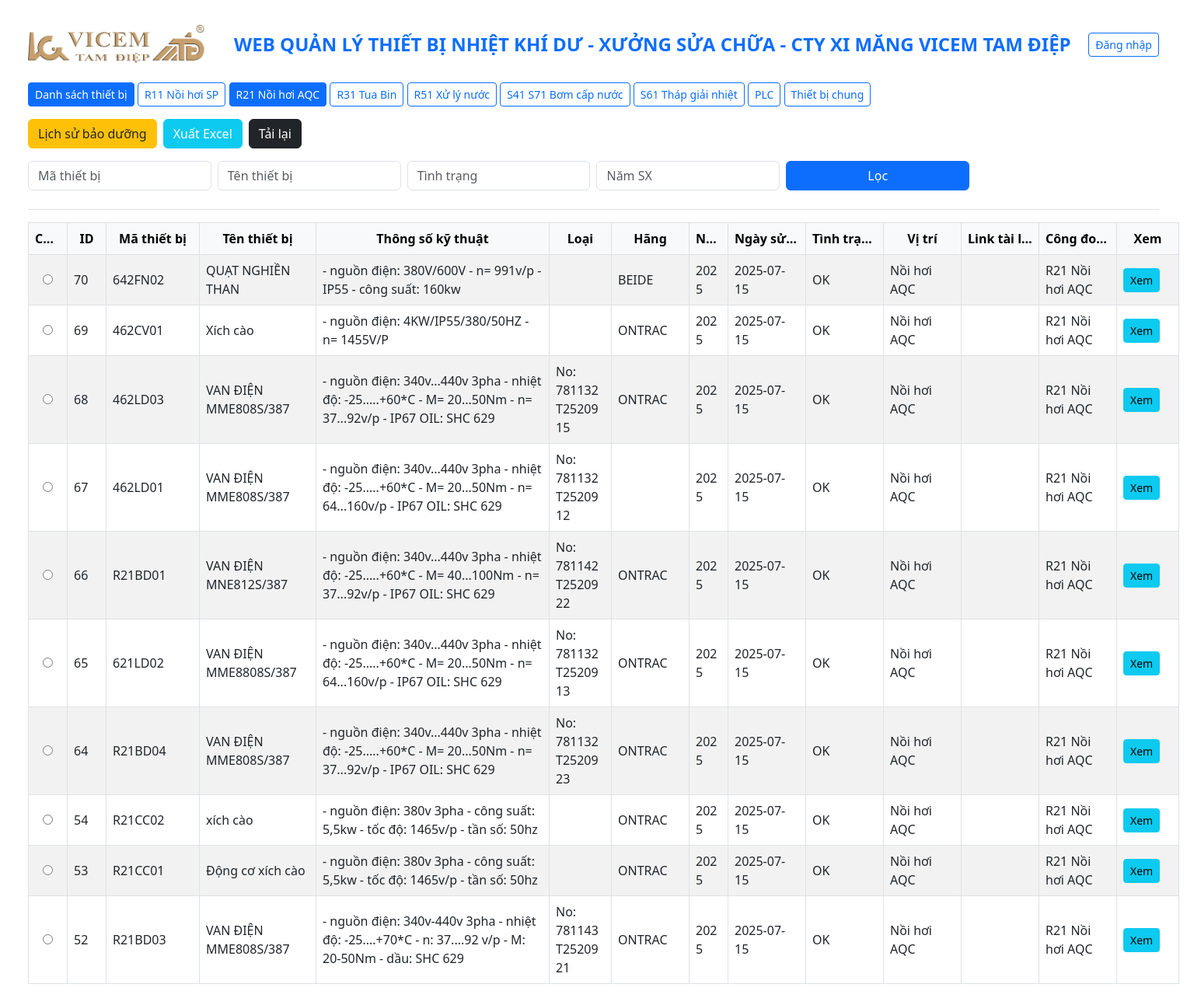
/devices?stage=R21+Nồi+hơi+AQC, run on the app's committed database.
### tables this page shows
CREATE TABLE devices (
    id INTEGER PRIMARY KEY AUTOINCREMENT,
    code TEXT,
    name TEXT,
    specs TEXT,
    category TEXT,
    manufacturer TEXT,
    year TEXT,
    date_in_use TEXT,
    status TEXT,
    location TEXT,
    link TEXT,
    stage TEXT
);

### app.py (the view)
@app.route('/devices')
@app.route('/')
@app.route('/devices')
def index():
    user = session.get('user')  # Cho phép truy cập không cần đăng nhập
    stage = request.args.get('stage')
    selected_id = request.args.get('selected_id')
    conn = get_db()
    query = "SELECT * FROM devices WHERE 1=1"
    params = []
    for field in ['code', 'name', 'status', 'year']:
        value = request.args.get(field)
        if value:
            query += f" AND {field} LIKE ?"
            params.append(f"%{value}%")
    if stage:
        query += " AND stage = ?"
        params.append(stage)
    query += " ORDER BY id DESC LIMIT 10"
    devices = conn.execute(query, tuple(params)).fetchall()
    conn.close()
    return render_template('index.html',
                           devices=devices,
                           stages=get_stages(),
                           selected_stage=stage,
                           selected_id=selected_id,
                           user=user)

### app.py (called while the page is built)
def get_db():
    conn = sqlite3.connect(DB_FILE)
    conn.row_factory = sqlite3.Row
    return conn

def get_stages():
    return [
        'R11 Nồi hơi SP', 'R21 Nồi hơi AQC', 'R31 Tua Bin',
        'R51 Xử lý nước', 'S41 S71 Bơm cấp nước', 'S61 Tháp giải nhiệt', 'PLC', 'Thiết bị chung'
    ]

### templates/index.html (shortened to what this page needs)
<!DOCTYPE html>
<html lang="vi">
<head>
  <link href="https://cdn.jsdelivr.net/npm/bootstrap@5.3.0/dist/css/bootstrap.min.css" rel="stylesheet">
</head>
<body class="p-4">
  <div class="container-fluid">
    <div class="sticky-top bg-white py-2 border-bottom" style="z-index: 1000;">
      <h4 class="fw-bold text-primary mb-4 d-flex justify-content-between align-items-center">
        <img src="{{ url_for('static', filename='logo.png') }}" alt="Logo" style="height: 50px;" class="me-3">
        WEB QUẢN LÝ THIẾT BỊ NHIỆT KHÍ DƯ - XƯỞNG SỬA CHỮA - CTY XI MĂNG VICEM TAM ĐIỆP
        <div>
          {% if user %}
            <span class="me-2">👋 Xin chào {{ user.username }}</span>
            <a href="{{ url_for('logout') }}" class="btn btn-outline-danger btn-sm">Đăng xuất</a>
          {% else %}
            <a href="{{ url_for('login') }}" class="btn btn-outline-primary btn-sm">Đăng nhập</a>
          {% endif %}
        </div>
      </h4>
      <div class="mb-3">
        <a href="{{ url_for('index') }}" class="btn btn-primary btn-sm">Danh sách thiết bị</a>
        {% for s in stages %}
          <a href="{{ url_for('index', stage=s) }}" class="btn btn-outline-primary btn-sm {% if s == selected_stage %}active{% endif %}">{{ s }}</a>
        {% endfor %}
      </div>
      <div class="mb-3 d-flex flex-wrap gap-2">
  	<a href="{{ url_for('maintenance_all') }}" class="btn btn-warning text-dark">Lịch sử bảo dưỡng</a>
  	<a href="{{ url_for('export_excel') }}" class="btn btn-info text-white">Xuất Excel</a>
  	<a href="{{ url_for('index') }}" class="btn btn-dark">Tải lại</a>
      </div>
      <form method="get" class="row g-2 mb-3">
        <div class="col-md-2"><input type="text" name="code" placeholder="Mã thiết bị" class="form-control" value="{{ request.args.get('code', '') }}"></div>
        <div class="col-md-2"><input type="text" name="name" placeholder="Tên thiết bị" class="form-control" value="{{ request.args.get('name', '') }}"></div>
        <div class="col-md-2"><input type="text" name="status" placeholder="Tình trạng" class="form-control" value="{{ request.args.get('status', '') }}"></div>
        <div class="col-md-2"><input type="text" name="year" placeholder="Năm SX" class="form-control" value="{{ request.args.get('year', '') }}"></div>
        <div class="col-md-2">
          <button type="submit" class="btn btn-primary w-100">Lọc</button>
        </div>
      </form>
    </div>
    <form method="post" id="deviceForm" action="{{ url_for('edit_device') }}">
      <table class="table table-bordered table-striped table-hover align-middle mt-3">
        <thead class="table-light text-center">
          <tr>
            <th style="width: 50px;">Chọn</th>
            <th style="width: 50px;">ID</th>
            <th style="width: 120px;">Mã thiết bị</th>
            <th style="width: 150px;">Tên thiết bị</th>
            <th style="width: 300px;">Thông số kỹ thuật</th>
            <th style="width: 80px;">Loại</th>
            <th style="width: 100px;">Hãng</th>
            <th style="width: 50px;">Năm SX</th>
            <th style="width: 100px;">Ngày sử dụng</th>
            <th style="width: 100px;">Tình trạng</th>
            <th style="width: 100px;">Vị trí</th>
            <th style="width: 100px;">Link tài liệu</th>
            <th style="width: 100px;">Công đoạn</th>
            <th style="width: 80px;">Xem</th>
          </tr>
        </thead>
        <tbody>
          {% for d in devices %}
          <tr>
            <td class="text-center"><input type="radio" name="selected_id" value="{{ d.id }}" {% if selected_id and d.id|string == selected_id|string %}checked{% endif %}></td>
            <td>{{ d.id }}</td>
            <td>{{ d.code }}</td>
            <td>{{ d.name }}</td>
            <td><span style="display:inline-block; width:100%;">{{ d.specs }}</span></td>
            <td>{{ d.category }}</td>
            <td>{{ d.manufacturer }}</td>
            <td>{{ d.year }}</td>
            <td>{{ d.date_in_use }}</td>
            <td>{{ d.status }}</td>
            <td>{{ d.location }}</td>
            <td><a href="{{ d.link }}" target="_blank">{{ d.link }}</a></td>
            <td>{{ d.stage }}</td>
            <td><a href="{{ url_for('device_history', device_id=d.id) }}" class="btn btn-sm btn-info">Xem</a></td>
          </tr>
          {% endfor %}
        </tbody>
      </table>
    </form>
  </div>
</body>
</html>

### templates/index.html (style rules this page uses)
table { table-layout: fixed; width: 100%; }
th, td { white-space: nowrap; overflow: hidden; text-overflow: ellipsis; }
td { white-space: normal; overflow-wrap: break-word; }

### data on the page
devices: id "70", code "642FN02", name "QUẠT NGHIỀN THAN", specs "- nguồn điện: 380V/600V - n= 991v/p - IP55 - công suất: 160kw", manufacturer "BEIDE", year "2025", date_in_use "2025-07-15", status "OK", location "Nồi hơi AQC", stage "R21 Nồi hơi AQC"
devices: id "69", code "462CV01", name "Xích cào", specs "- nguồn điện: 4KW/IP55/380/50HZ - n= 1455V/P", manufacturer "ONTRAC", year "2025", date_in_use "2025-07-15", status "OK", location "Nồi hơi AQC", stage "R21 Nồi hơi AQC"
devices: id "68", code "462LD03", name "VAN ĐIỆN MME808S/387", specs "- nguồn điện: 340v...440v 3pha - nhiệt độ: -25.....+60*C - M= 20...50Nm - n= 37...92v/p - IP67 OIL: SHC 629", category "No: 781132T2520915", manufacturer "ONTRAC", year "2025", date_in_use "2025-07-15", status "OK", location "Nồi hơi AQC", stage "R21 Nồi hơi AQC"
devices: id "67", code "462LD01", name "VAN ĐIỆN MME808S/387", specs "- nguồn điện: 340v...440v 3pha - nhiệt độ: -25.....+60*C - M= 20...50Nm - n= 64...160v/p - IP67 OIL: SHC 629", category "No: 781132T2520912", year "2025", date_in_use "2025-07-15", status "OK", location "Nồi hơi AQC", stage "R21 Nồi hơi AQC"
devices: id "66", code "R21BD01", name "VAN ĐIỆN MNE812S/387", specs "- nguồn điện: 340v...440v 3pha - nhiệt độ: -25.....+60*C - M= 40...100Nm - n= 37...92v/p - IP67 OIL: SHC 629", category "No: 781142T2520922", manufacturer "ONTRAC", year "2025", date_in_use "2025-07-15", status "OK", location "Nồi hơi AQC", stage "R21 Nồi hơi AQC"
devices: id "65", code "621LD02", name "VAN ĐIỆN MME8808S/387", specs "- nguồn điện: 340v...440v 3pha - nhiệt độ: -25.....+60*C - M= 20...50Nm - n= 64...160v/p - IP67 OIL: SHC 629", category "No: 781132T2520913", manufacturer "ONTRAC", year "2025", date_in_use "2025-07-15", status "OK", location "Nồi hơi AQC", stage "R21 Nồi hơi AQC"
devices: id "64", code "R21BD04", name "VAN ĐIỆN MME808S/387", specs "- nguồn điện: 340v...440v 3pha - nhiệt độ: -25.....+60*C - M= 20...50Nm - n= 37...92v/p - IP67 OIL: SHC 629", category "No: 781132T2520923", manufacturer "ONTRAC", year "2025", date_in_use "2025-07-15", status "OK", location "Nồi hơi AQC", stage "R21 Nồi hơi AQC"
devices: id "54", code "R21CC02", name "xích cào", specs "- nguồn điện: 380v 3pha - công suất: 5,5kw - tốc độ: 1465v/p - tần số: 50hz", manufacturer "ONTRAC", year "2025", date_in_use "2025-07-15", status "OK", location "Nồi hơi AQC", stage "R21 Nồi hơi AQC"
devices: id "53", code "R21CC01", name "Động cơ xích cào", specs "- nguồn điện: 380v 3pha - công suất: 5,5kw - tốc độ: 1465v/p - tần số: 50hz", manufacturer "ONTRAC", year "2025", date_in_use "2025-07-15", status "OK", location "Nồi hơi AQC", stage "R21 Nồi hơi AQC"
devices: id "52", code "R21BD03", name "VAN ĐIỆN MME808S/387", specs "- nguồn điện: 340v-440v 3pha - nhiệt độ: -25....+70*C - n: 37....92 v/p - M: 20-50Nm - dầu: SHC 629", category "No: 781143T2520921", manufacturer "ONTRAC", year "2025", date_in_use "2025-07-15", status "OK", location "Nồi hơi AQC", stage "R21 Nồi hơi AQC"

### other printed values
{{ s }} "R11 Nồi hơi SP" "R21 Nồi hơi AQC" "R31 Tua Bin" "R51 Xử lý nước" "S41 S71 Bơm cấp nước" "S61 Tháp giải nhiệt" "PLC" "Thiết bị chung"
